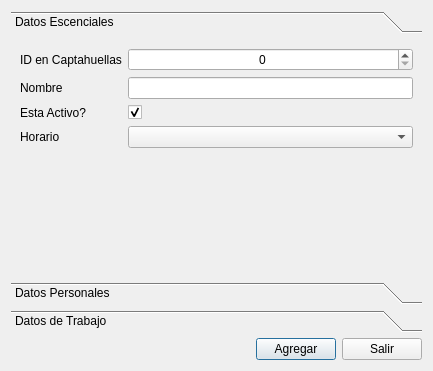
<?xml version="1.0" encoding="UTF-8"?>
<ui version="4.0">
 <class>Dialog</class>
 <widget class="QDialog" name="Dialog">
  <property name="geometry">
   <rect>
    <x>0</x>
    <y>0</y>
    <width>433</width>
    <height>371</height>
   </rect>
  </property>
  <property name="windowTitle">
   <string>Agregar Trabajador</string>
  </property>
  <property name="styleSheet">
   <string notr="true"/>
  </property>
  <layout class="QVBoxLayout" name="verticalLayout_2">
   <item>
    <widget class="QToolBox" name="toolBox">
     <property name="styleSheet">
      <string notr="true"/>
     </property>
     <property name="currentIndex">
      <number>0</number>
     </property>
     <widget class="QWidget" name="page">
      <property name="geometry">
       <rect>
        <x>0</x>
        <y>0</y>
        <width>415</width>
        <height>241</height>
       </rect>
      </property>
      <property name="styleSheet">
       <string notr="true"/>
      </property>
      <attribute name="label">
       <string>Datos Escenciales</string>
      </attribute>
      <layout class="QGridLayout" name="gridLayout_2">
       <item row="0" column="0">
        <layout class="QFormLayout" name="formLayout">
         <property name="sizeConstraint">
          <enum>QLayout::SetDefaultConstraint</enum>
         </property>
         <property name="fieldGrowthPolicy">
          <enum>QFormLayout::AllNonFixedFieldsGrow</enum>
         </property>
         <item row="0" column="0">
          <widget class="QLabel" name="label">
           <property name="text">
            <string>ID en Captahuellas</string>
           </property>
          </widget>
         </item>
         <item row="0" column="1">
          <widget class="QSpinBox" name="qid">
           <property name="alignment">
            <set>Qt::AlignCenter</set>
           </property>
           <property name="maximum">
            <number>999</number>
           </property>
          </widget>
         </item>
         <item row="1" column="0">
          <widget class="QLabel" name="label_2">
           <property name="text">
            <string>Nombre</string>
           </property>
          </widget>
         </item>
         <item row="1" column="1">
          <widget class="QLineEdit" name="qname"/>
         </item>
         <item row="3" column="0">
          <widget class="QLabel" name="label_4">
           <property name="text">
            <string>Esta Activo?</string>
           </property>
          </widget>
         </item>
         <item row="3" column="1">
          <widget class="QCheckBox" name="qisactive">
           <property name="text">
            <string/>
           </property>
           <property name="checked">
            <bool>true</bool>
           </property>
          </widget>
         </item>
         <item row="4" column="0">
          <widget class="QLabel" name="label_5">
           <property name="text">
            <string>Horario</string>
           </property>
          </widget>
         </item>
         <item row="4" column="1">
          <widget class="QComboBox" name="qschedule"/>
         </item>
        </layout>
       </item>
      </layout>
      <zorder></zorder>
     </widget>
     <widget class="QWidget" name="page_2">
      <property name="geometry">
       <rect>
        <x>0</x>
        <y>0</y>
        <width>415</width>
        <height>241</height>
       </rect>
      </property>
      <property name="styleSheet">
       <string notr="true"/>
      </property>
      <attribute name="label">
       <string>Datos Personales</string>
      </attribute>
      <layout class="QGridLayout" name="gridLayout_3">
       <item row="0" column="0">
        <layout class="QFormLayout" name="formLayout_2">
         <item row="1" column="0">
          <widget class="QLabel" name="label_3">
           <property name="text">
            <string>Sexo</string>
           </property>
          </widget>
         </item>
         <item row="1" column="1">
          <widget class="QComboBox" name="qsex">
           <item>
            <property name="text">
             <string>Masculino</string>
            </property>
           </item>
           <item>
            <property name="text">
             <string>Femenino</string>
            </property>
           </item>
           <item>
            <property name="text">
             <string>Otro</string>
            </property>
           </item>
          </widget>
         </item>
         <item row="2" column="0">
          <widget class="QLabel" name="label_6">
           <property name="text">
            <string>C.I.</string>
           </property>
          </widget>
         </item>
         <item row="2" column="1">
          <layout class="QHBoxLayout" name="horizontalLayout_2">
           <item>
            <widget class="QLineEdit" name="qci"/>
           </item>
          </layout>
         </item>
         <item row="3" column="0">
          <widget class="QLabel" name="label_7">
           <property name="text">
            <string>Fecha de nacimiento</string>
           </property>
          </widget>
         </item>
         <item row="3" column="1">
          <widget class="QDateEdit" name="qbirthdate">
           <property name="calendarPopup">
            <bool>true</bool>
           </property>
          </widget>
         </item>
         <item row="4" column="0">
          <widget class="QLabel" name="label_8">
           <property name="text">
            <string>Telefono</string>
           </property>
          </widget>
         </item>
         <item row="4" column="1">
          <widget class="QLineEdit" name="qphone"/>
         </item>
         <item row="5" column="0">
          <widget class="QLabel" name="label_9">
           <property name="text">
            <string>Direccion</string>
           </property>
          </widget>
         </item>
         <item row="5" column="1">
          <widget class="QLineEdit" name="qaddress"/>
         </item>
         <item row="6" column="1">
          <widget class="QTextEdit" name="qdescription"/>
         </item>
         <item row="6" column="0">
          <widget class="QLabel" name="label_10">
           <property name="text">
            <string>Descripcion</string>
           </property>
          </widget>
         </item>
        </layout>
       </item>
      </layout>
     </widget>
     <widget class="QWidget" name="page_3">
      <property name="geometry">
       <rect>
        <x>0</x>
        <y>0</y>
        <width>415</width>
        <height>241</height>
       </rect>
      </property>
      <property name="styleSheet">
       <string notr="true"/>
      </property>
      <attribute name="label">
       <string>Datos de Trabajo</string>
      </attribute>
      <layout class="QGridLayout" name="gridLayout">
       <item row="0" column="0">
        <layout class="QFormLayout" name="formLayout_3">
         <property name="fieldGrowthPolicy">
          <enum>QFormLayout::AllNonFixedFieldsGrow</enum>
         </property>
         <item row="0" column="0">
          <widget class="QLabel" name="label_11">
           <property name="text">
            <string>Cargo</string>
           </property>
          </widget>
         </item>
         <item row="0" column="1">
          <widget class="QLineEdit" name="qposition"/>
         </item>
         <item row="1" column="0">
          <widget class="QLabel" name="label_12">
           <property name="text">
            <string>Fecha de entrada</string>
           </property>
          </widget>
         </item>
         <item row="1" column="1">
          <layout class="QHBoxLayout" name="horizontalLayout_3">
           <property name="topMargin">
            <number>0</number>
           </property>
           <item>
            <widget class="QDateEdit" name="qindate">
             <property name="calendarPopup">
              <bool>true</bool>
             </property>
            </widget>
           </item>
          </layout>
         </item>
        </layout>
       </item>
      </layout>
     </widget>
    </widget>
   </item>
   <item>
    <layout class="QHBoxLayout" name="horizontalLayout">
     <item>
      <spacer name="horizontalSpacer">
       <property name="orientation">
        <enum>Qt::Horizontal</enum>
       </property>
       <property name="sizeHint" stdset="0">
        <size>
         <width>40</width>
         <height>20</height>
        </size>
       </property>
      </spacer>
     </item>
     <item>
      <widget class="QPushButton" name="qadd">
       <property name="text">
        <string>Agregar</string>
       </property>
      </widget>
     </item>
     <item>
      <widget class="QPushButton" name="qexit">
       <property name="text">
        <string>Salir</string>
       </property>
      </widget>
     </item>
    </layout>
   </item>
  </layout>
 </widget>
 <resources/>
 <connections>
  <connection>
   <sender>qexit</sender>
   <signal>clicked()</signal>
   <receiver>Dialog</receiver>
   <slot>reject()</slot>
   <hints>
    <hint type="sourcelabel">
     <x>302</x>
     <y>282</y>
    </hint>
    <hint type="destinationlabel">
     <x>312</x>
     <y>127</y>
    </hint>
   </hints>
  </connection>
  <connection>
   <sender>qadd</sender>
   <signal>clicked()</signal>
   <receiver>Dialog</receiver>
   <slot>accept()</slot>
   <hints>
    <hint type="sourcelabel">
     <x>221</x>
     <y>282</y>
    </hint>
    <hint type="destinationlabel">
     <x>201</x>
     <y>114</y>
    </hint>
   </hints>
  </connection>
 </connections>
</ui>
